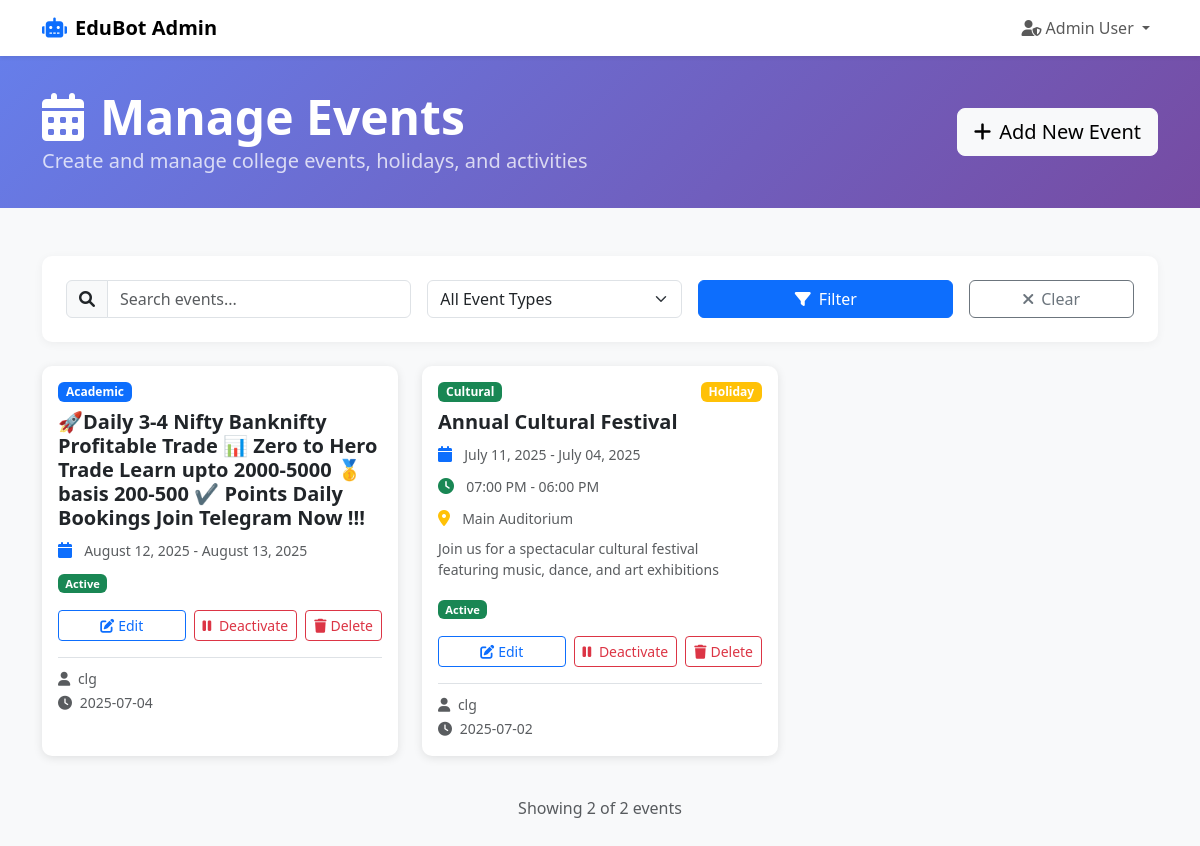
The app's page /admin/events (signed in) with its own data.
### app/models/user.py (models this page shows, shortened)
class User(UserMixin, db.Model):
    __tablename__ = 'users'
    id = db.Column(db.Integer, primary_key=True)
    username = db.Column(db.String(50), unique=True, nullable=False)
    email = db.Column(db.String(100), unique=True, nullable=False)
    password_hash = db.Column(db.String(255), nullable=False)
    role = db.Column(db.Enum('student', 'faculty', 'admin'), nullable=False, default='student')
    first_name = db.Column(db.String(50), nullable=False)
    last_name = db.Column(db.String(50), nullable=False)
    student_id = db.Column(db.String(20), unique=True, nullable=True)
    course_id = db.Column(db.Integer, nullable=True)
    year_of_study = db.Column(db.Integer, nullable=True)
    phone = db.Column(db.String(15), nullable=True)
    is_active = db.Column(db.Boolean, default=True)
    created_at = db.Column(db.DateTime, default=datetime.utcnow)
    updated_at = db.Column(db.DateTime, default=datetime.utcnow, onupdate=datetime.utcnow)
    faculty_profile = db.relationship('Faculty', backref='user', uselist=False, cascade='all, delete-orphan')
    attendance_records = db.relationship('Attendance', foreign_keys='Attendance.student_id', lazy='dynamic', cascade='all, delete-orphan')
    chat_logs = db.relationship('ChatLog', backref='user', lazy='dynamic', cascade='all, delete-orphan')
    created_groups = db.relationship('Group', foreign_keys='Group.created_by', backref='creator', lazy='dynamic', cascade='all, delete-orphan')
    group_memberships = db.relationship('GroupMember', backref='user', lazy='dynamic', cascade='all, delete-orphan')
    group_messages = db.relationship('GroupMessage', backref='user', lazy='dynamic', cascade='all, delete-orphan')
    @property
    def full_name(self):
        return f"{self.first_name} {self.last_name}"
    def is_admin(self):
        return self.role == 'admin'

### app/models/event.py (models this page shows, shortened)
class Event(db.Model):
    __tablename__ = 'events'
    id = db.Column(db.Integer, primary_key=True)
    title = db.Column(db.String(200), nullable=False)
    description = db.Column(db.Text, nullable=True)
    event_type = db.Column(db.Enum('academic', 'cultural', 'sports', 'holiday', 'exam', 'other'), nullable=False, default='other')
    start_date = db.Column(db.Date, nullable=False)
    end_date = db.Column(db.Date, nullable=True)
    start_time = db.Column(db.Time, nullable=True)
    end_time = db.Column(db.Time, nullable=True)
    location = db.Column(db.String(200), nullable=True)
    organizer = db.Column(db.String(100), nullable=True)
    is_holiday = db.Column(db.Boolean, default=False)
    is_active = db.Column(db.Boolean, default=True)
    created_by = db.Column(db.Integer, db.ForeignKey('users.id'), nullable=True)
    created_at = db.Column(db.DateTime, default=datetime.utcnow)
    updated_at = db.Column(db.DateTime, default=datetime.utcnow, onupdate=datetime.utcnow)

### app/routes/admin.py (the view, shortened to what this page needs)
@admin_bp.route('/events')
@login_required
@admin_required
def manage_events():
    page = request.args.get('page', 1, type=int)
    search = request.args.get('search', '', type=str)
    event_type_filter = request.args.get('event_type', '', type=str)
    per_page = 20
    query = Event.query
    if event_type_filter:
        query = query.filter(Event.event_type == event_type_filter)
    events = query.order_by(Event.start_date.desc()).paginate(
        page=page, per_page=per_page, error_out=False
    )
    event_types = ['academic', 'cultural', 'sports', 'holiday', 'exam', 'other']
    return render_template('admin/events.html',
                         events=events,
                         search=search,
                         event_type_filter=event_type_filter,
                         event_types=event_types,
                         user=current_user)

### app/routes/admin.py (called while the page is built)
def admin_required(f):
    @wraps(f)
    def decorated_function(*args, **kwargs):
        if not current_user.is_authenticated or not current_user.is_admin():
            flash('Admin access required.', 'error')
            return redirect(url_for('auth.login'))
        return f(*args, **kwargs)
    return decorated_function

### app/templates/admin/events.html (shortened to what this page needs)
<!DOCTYPE html>
<html lang="en">
<head>
    <link href="https://cdn.jsdelivr.net/npm/bootstrap@5.3.0/dist/css/bootstrap.min.css" rel="stylesheet">
    <link href="https://cdnjs.cloudflare.com/ajax/libs/font-awesome/6.0.0/css/all.min.css" rel="stylesheet">
</head>
<body>
    <nav class="navbar navbar-expand-lg navbar-light bg-white shadow-sm">
        <div class="container">
            <a class="navbar-brand fw-bold" href="{{ url_for('admin.dashboard') }}">
                <i class="fas fa-robot text-primary me-2"></i>EduBot Admin
            </a>
            <div class="navbar-nav ms-auto">
                <div class="nav-item dropdown">
                    <a class="nav-link dropdown-toggle" href="#" id="navbarDropdown" role="button" data-bs-toggle="dropdown">
                        <i class="fas fa-user-shield me-1"></i>{{ user.full_name }}
                    </a>
                </div>
            </div>
        </div>
    </nav>
    <div class="admin-header">
        <div class="container">
            <div class="row align-items-center">
                <div class="col-md-8">
                    <h1 class="display-5 fw-bold mb-0">
                        <i class="fas fa-calendar-alt me-3"></i>Manage Events
                    </h1>
                    <p class="lead mb-0 opacity-75">Create and manage college events, holidays, and activities</p>
                </div>
                <div class="col-md-4 text-md-end">
                    <a href="{{ url_for('admin.add_event') }}" class="btn btn-light btn-lg">
                        <i class="fas fa-plus me-2"></i>Add New Event
                    </a>
                </div>
            </div>
        </div>
    </div>
    <div class="container my-5">
        <div class="search-filter-section p-4 mb-4">
            <form method="GET" action="{{ url_for('admin.manage_events') }}">
                <div class="row g-3">
                    <div class="col-md-4">
                        <div class="input-group">
                            <span class="input-group-text"><i class="fas fa-search"></i></span>
                            <input type="text" class="form-control" name="search"
                                   placeholder="Search events..." value="{{ search }}">
                        </div>
                    </div>
                    <div class="col-md-3">
                        <select class="form-select" name="event_type">
                            <option value="">All Event Types</option>
                        </select>
                    </div>
                    <div class="col-md-3">
                        <button type="submit" class="btn btn-primary w-100">
                            <i class="fas fa-filter me-2"></i>Filter
                        </button>
                    </div>
                    <div class="col-md-2">
                        <a href="{{ url_for('admin.manage_events') }}" class="btn btn-outline-secondary w-100">
                            <i class="fas fa-times me-2"></i>Clear
                        </a>
                    </div>
                </div>
            </form>
        </div>
        {% if events.items %}
            <div class="row">
                {% for event in events.items %}
                    <div class="col-md-6 col-lg-4 mb-4">
                        <div class="card event-card h-100">
                            <div class="card-body">
                                <div class="d-flex justify-content-between align-items-start mb-2">
                                    <span class="badge bg-{{
                                        'primary' if event.event_type == 'academic' else
                                        'success' if event.event_type == 'cultural' else
                                        'warning' if event.event_type == 'sports' else
                                        'info' if event.event_type == 'holiday' else
                                        'danger' if event.event_type == 'exam' else
                                        'secondary'
                                    }} event-type-badge">
                                        {{ event.event_type.title() }}
                                    </span>
                                    {% if event.is_holiday %}
                                        <span class="badge bg-warning">Holiday</span>
                                    {% endif %}
                                </div>
                                <h5 class="card-title fw-bold">{{ event.title }}</h5>
                                <div class="mb-2">
                                    <i class="fas fa-calendar text-primary me-2"></i>
                                    <small class="text-muted">
                                        {{ event.start_date.strftime('%B %d, %Y') }}
                                        {% if event.end_date and event.end_date != event.start_date %}
                                            - {{ event.end_date.strftime('%B %d, %Y') }}
                                        {% endif %}
                                    </small>
                                </div>
                                {% if event.start_time %}
                                    <div class="mb-2">
                                        <i class="fas fa-clock text-success me-2"></i>
                                        <small class="text-muted">
                                            {{ event.start_time.strftime('%I:%M %p') }}
                                            {% if event.end_time %}
                                                - {{ event.end_time.strftime('%I:%M %p') }}
                                            {% endif %}
                                        </small>
                                    </div>
                                {% endif %}
                                {% if event.location %}
                                    <div class="mb-2">
                                        <i class="fas fa-map-marker-alt text-warning me-2"></i>
                                        <small class="text-muted">{{ event.location }}</small>
                                    </div>
                                {% endif %}
                                {% if event.description %}
                                    <p class="card-text text-muted small">
                                        {{ event.description[:100] }}{% if event.description|length > 100 %}...{% endif %}
                                    </p>
                                {% endif %}
                                <div class="mb-3">
                                    <span class="badge {{ 'bg-success' if event.is_active else 'bg-secondary' }} status-badge">
                                        {{ 'Active' if event.is_active else 'Inactive' }}
                                    </span>
                                </div>
                                <div class="d-flex gap-2">
                                    <a href="{{ url_for('admin.edit_event', event_id=event.id) }}"
                                       class="btn btn-sm btn-outline-primary flex-fill">
                                        <i class="fas fa-edit me-1"></i>Edit
                                    </a>
                                    <button class="btn btn-sm btn-outline-{{ 'danger' if event.is_active else 'success' }} toggle-status-btn"
                                            data-event-id="{{ event.id }}" data-event-title="{{ event.title }}">
                                        <i class="fas fa-{{ 'pause' if event.is_active else 'play' }} me-1"></i>
                                        {{ 'Deactivate' if event.is_active else 'Activate' }}
                                    </button>
                                    <button class="btn btn-sm btn-outline-danger delete-btn"
                                            data-event-id="{{ event.id }}" data-event-title="{{ event.title }}">
                                        <i class="fas fa-trash me-1"></i>Delete
                                    </button>
                                </div>
                                <div class="mt-3 pt-2 border-top">
                                    <small class="text-muted">
                                        <i class="fas fa-user me-1"></i>
                                        {% if event.organizer %}{{ event.organizer }}{% else %}Admin{% endif %}
                                        <br>
                                        <i class="fas fa-clock me-1"></i>
                                        {{ event.created_at.strftime('%Y-%m-%d') }}
                                    </small>
                                </div>
                            </div>
                        </div>
                    </div>
                {% endfor %}
            </div>
            <div class="text-center text-muted mt-3">
                Showing {{ events.items|length }} of {{ events.total }} events
            </div>
        {% endif %}
    </div>
</body>
</html>

### app/templates/admin/events.html (style rules this page uses)
body { background: #f8f9fa; }
.admin-header { background: linear-gradient(135deg, #667eea 0%, #764ba2 100%); color: white; padding: 2rem 0; }
.event-card { transition: transform 0.2s ease; border: none; border-radius: 10px; box-shadow: 0 2px 10px rgba(0, 0, 0, 0.1); }
.event-type-badge { font-size: 0.75rem; padding: 0.25rem 0.5rem; }
.status-badge { font-size: 0.7rem; }
.search-filter-section { background: white; border-radius: 10px; box-shadow: 0 2px 10px rgba(0, 0, 0, 0.05); }

### records on screen
User: full_name "Admin User"
Event: event_type "Academic", title "🚀Daily 3-4 Nifty Banknifty Profitable Trade 📊 Zero to Hero Trade Learn upto 2000-5000 🥇 basis 200-500 ✔️ Points Daily Bookings Join Telegram Now !!!", start_date "August 12, 2025", end_date "August 13, 2025", is_active "Active", is_active "Deactivate", organizer "clg", created_at "2025-07-04"
Event: event_type "Cultural", is_holiday "Holiday", title "Annual Cultural Festival", start_date "July 11, 2025", end_date "July 04, 2025", start_time "07:00 PM", end_time "06:00 PM", location "Main Auditorium", description "Join us for a spectacular cultural festival featuring music, dance, and art exhibitions", is_active "Active", is_active "Deactivate", organizer "clg", created_at "2025-07-02"

### other values on screen
{{ events.items|length }} "2"
{{ events.total }} "2"
